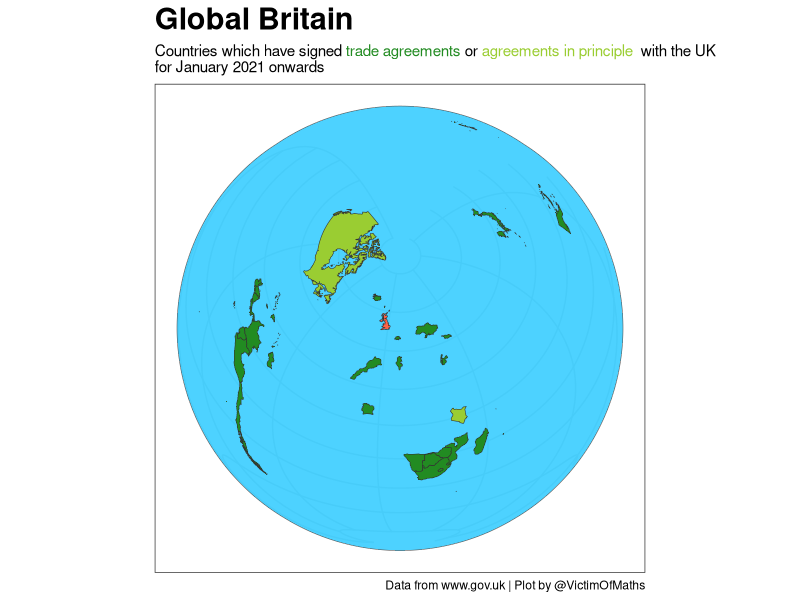

Write R code to recreate this figure.
library(tidyverse)
library(sf)
library(rnaturalearth)
library(ggtext)

#Code heavily borrowed from

#https://stackoverflow.com/questions/43207947/whole-earth-polygon-for-world-map-in-ggplot2-and-sf

crs <- "+proj=laea +lat_0=52 +lon_0=10 +x_0=4321000 +y_0=3210000 +datum=WGS84 +units=m +no_defs"

#List of countries with trade agreements taken from
#https://www.gov.uk/guidance/uk-trade-agreements-with-non-eu-countries

map <- ne_countries(scale = 50, type = "countries", returnclass = "sf") %>%
  select(iso_a3, iso_n3, admin) %>%
  filter(iso_a3 %in% c("ATG", "COL", "ECU", "PER", "CAN", "BRB", "BLZ", "BHS",
                       "DMA", "DOM", "GRD", "GUY", "JAM", "KNA", "LCA", "VCT",
                       "TTO", "CRI", "SLV", "GTM", "HND", "NIC", "PAN", "CHL",
                       "CIV", "MDG", "MUS", "SYC", "ZWE", "FRO", "GEO", "ISL",
                       "NOR", "ISR", "JOR", "KEN", "XXK", "LBN", "LIE", "MAR",
                       "PAL", "FJI", "PNG", "KOR", "CHE", "TUN", "UKR", "BWA",
                       "SWZ", "LSO", "NAM", "ZAF", "MOZ", "JPN", "GBR")) %>%
  mutate(flag=case_when(
    iso_a3=="GBR" ~ 1,
    iso_a3 %in% c("CAN", "KEN") ~ 2,
    TRUE ~ 3))

sphere <- st_graticule(ndiscr = 10000, margin = 10e-6) %>%
  st_transform(crs = crs) %>%
  st_convex_hull() %>%
  summarise(geometry = st_union(geometry))

tiff("Outputs/GlobalBritain.tiff", units="in", width=6, height=7, res=500)

ggplot()+
  geom_sf(data = sphere, fill = "deepskyblue", alpha = 0.7) +
  geom_sf(data = map, colour="Grey20", aes(fill=as.factor(flag)), show.legend=FALSE, size=0.2) +
  scale_fill_manual(values=c("Tomato", "yellowgreen", "forestgreen"))+
  theme_bw()+
  theme(plot.subtitle=element_markdown(), plot.title=element_text(face="bold", size=rel(2)))+
  labs(title="Global Britain",
       subtitle="Countries which have signed <span style='color:forestgreen;'>trade agreements</span> or <span style='color:yellowgreen;'>agreements in principle </span> with the UK<br>for January 2021 onwards",
       caption="Data from www.gov.uk | Plot by @VictimOfMaths")


dev.off()
